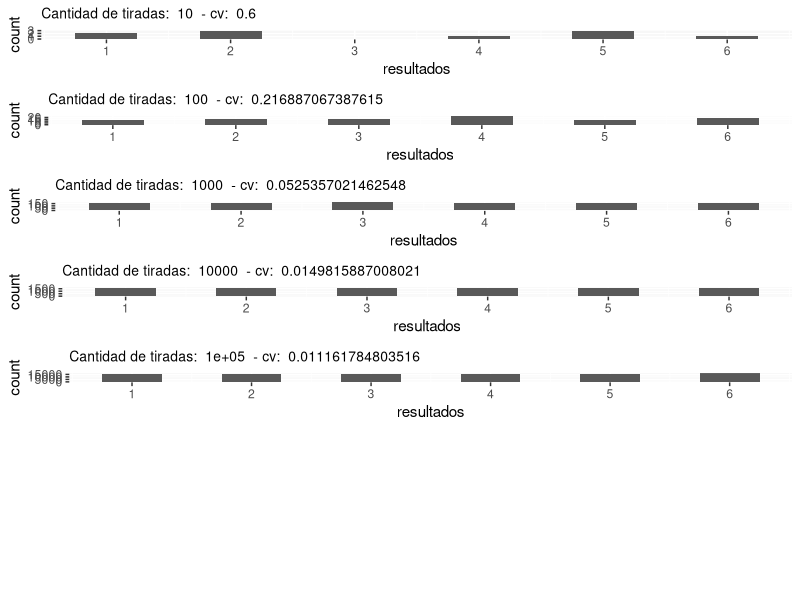
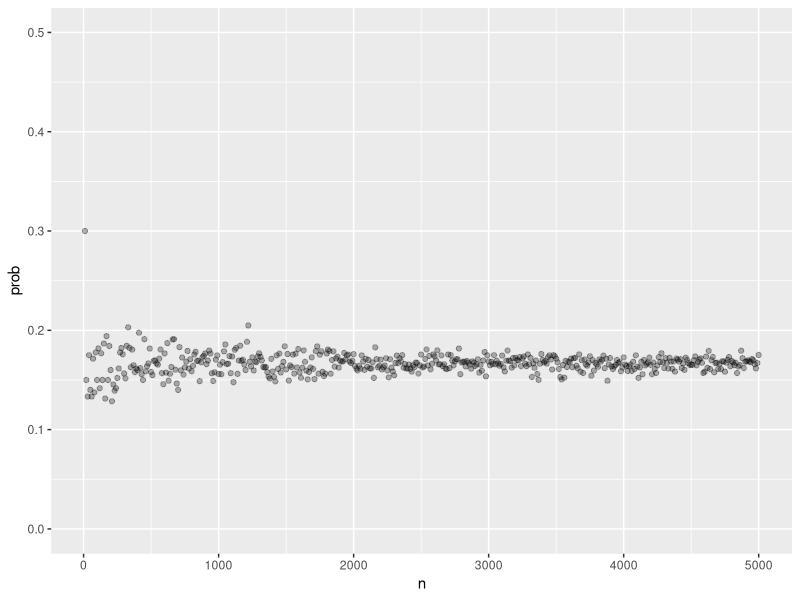
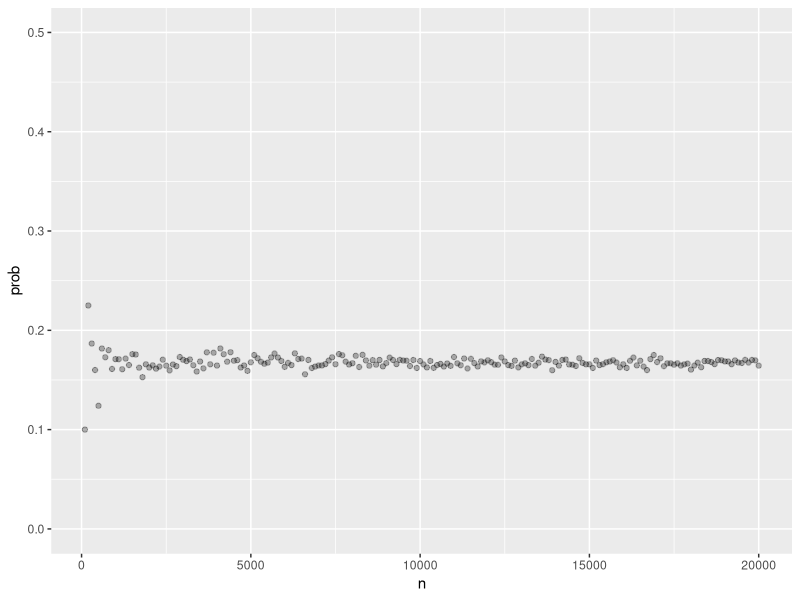
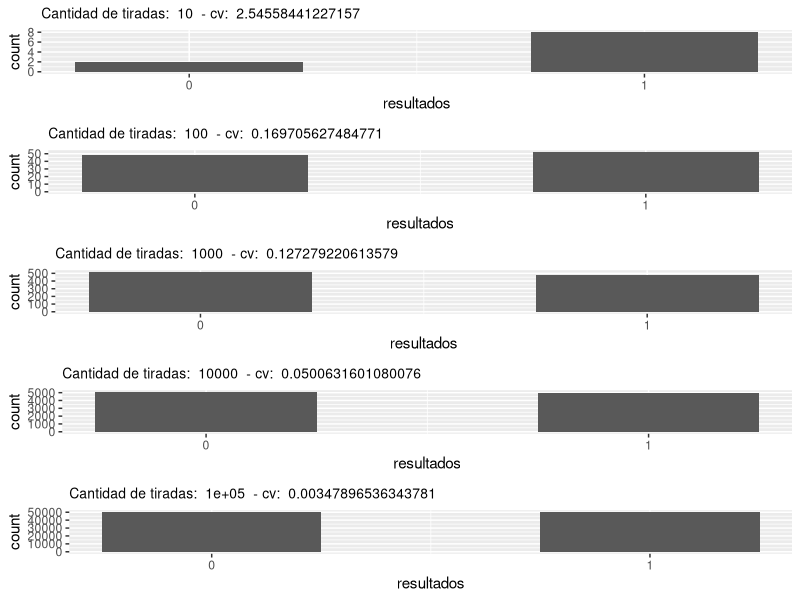
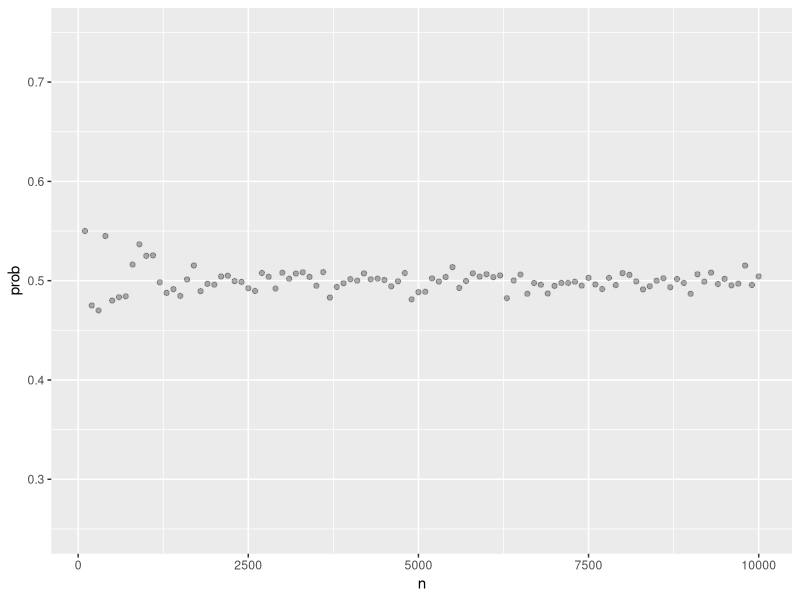

Recreate these plots in R, in order.
## ---- chunk 1
library(tidyverse)
library(ggplot2)
library(gridExtra)
## ---- chunk 2
bolitas <- rep(c("azul", "amarillo", "gris"), times = c(5, 3, 4))

# Solución utilizando simulación de montecarlo, repitiendo el evento 10,000 veces:
resultados <- replicate(10000, {
  sample(bolitas, 1, replace = TRUE)
  })

prop.table(table(resultados))
# Solución utilizando la función `mean()`:
paste("Cálculo teórico:", mean(bolitas == "azul"))
## ---- chunk 3
bolitas <- rep(c("azul", "amarillo", "gris"), times = c(5, 3, 4))

# Solución utilizando simulación de montecarlo, repitiendo el evento 10,000 veces:
resultados <- replicate(10000, {
  sample(bolitas, 1, replace = TRUE)
  })
prop.table(table(resultados))
prop.table(table(resultados))[1] + prop.table(table(resultados))[3]

paste("Cálculo teórico:", mean(bolitas != "azul"))
## ---- chunk 4
# Creamos las variables
azul <- 5
amarillo <- 3
gris <- 4

# Calculamos la probabilidad de que la primera bolita sea azul:
p1Azul <- azul / (azul + amarillo + gris)

# Calculamos la probabilidad de que la segunda sea azul:
p2Azul <- (azul - 1) / (azul - 1 + amarillo + gris)

# Calculamos el complemento porque piden que la segunda NO sea azul:
p2NoAzul <- 1 - p2Azul

# Calculamos lo que nos piden:
p1Azul * p2NoAzul
## ---- chunk 5
bolitas <- rep(c("azul", "amarillo", "gris"), times = c(5, 3, 4))
pares <- list()

resultados <- replicate(1000000, {
  pares <- append(pares,sample(bolitas, 2, replace = FALSE))
  pares
  })

mean(resultados[1,] == "azul" & resultados[2,] != "azul")
## ---- chunk 6
# Creamos las variables
azul <- 5
amarillo <- 3
gris <- 4

# Calculamos la probabilidad de que la primera bolita sea azul:
p1Azul <- azul / (azul + amarillo + gris)

# Calculamos primero la probabilidad de que la segunda sea azul:
p2Azul <- azul / (azul + amarillo + gris)

# Calculamos el complemento porque piden que la segunda NO sea azul:
p2NoAzul <- 1 - p2Azul

# Calculamos lo que nos piden:
p1Azul * p2NoAzul
## ---- chunk 7
bolitas <- rep(c("azul", "amarillo", "gris"), times = c(5, 3, 4))
pares <- list()

resultados <- replicate(10000, {
  pares <- append(pares,sample(bolitas, 2, replace = TRUE))
  pares
  })

mean(resultados[1,] == "azul" & resultados[2,] != "azul")
## ---- chunk 8
espacioMuestral <- rep(c(1, 2, 3, 4, 5, 6), times = c(1, 1, 1, 1, 1, 1))
experimentos <- 1:5
graficos <- list()
for (i in experimentos) {
  cantTiradas <- 10^i
  resultados <- replicate(cantTiradas, {
    sample(espacioMuestral, 1, replace = TRUE)
    })
  resultados <- tibble(resultados)
  cv <- sd(as.data.frame(table(resultados))$Freq)/(cantTiradas/6)
  graficos[[i]] <- ggplot(resultados, aes(resultados)) +
    geom_histogram(binwidth = 0.5 , center = 0) +
    scale_x_continuous(breaks = espacioMuestral) +
    ggtitle(paste("Cantidad de tiradas: ", cantTiradas, " - cv: ", as.character(cv))) + 
    theme(plot.title = element_text(size=10))
}
do.call("grid.arrange", c(graficos, nrow = 7)) 
## ---- chunk 9
probEventoMontecarlo <- function(espacioMuestral,evento,n) {
  resultado <- replicate(n, {
    evento == sample(espacioMuestral, 1)
    })
  mean(resultado)
}
## ---- chunk 10
repsExp <- seq(10,5000,10)
serie <- tibble(n = integer(), prob = double())
for (i in repsExp) {
  serie <- add_row(serie, n = i, prob = probEventoMontecarlo(c(1,2,3,4,5,6),1,i))
}
## ---- chunk 11
ggplot(serie, aes(x = n, y = prob)) + 
  geom_point(alpha = 0.3) +
  ylim(c(0,0.5))
## ---- chunk 12
repsExp2 <- seq(100,20000,100)
serie2 <- tibble(n = integer(), prob = double())
for (i in repsExp2) {
  serie2 <- add_row(serie2, n = i, prob = probEventoMontecarlo(c(1,2,3,4,5,6),1,i))
}
## ---- chunk 13
ggplot(serie2, aes(x = n, y = prob)) + 
  geom_point(alpha = 0.3) + 
  ylim(c(0,0.5))
## ---- chunk 14
espacioMuestral <- rep(c(0,1), times = c(1, 1))
experimentos <- 1:5
graficos <- list()
for (i in experimentos) {
  cantTiradas <- 10^i
  resultados <- replicate(cantTiradas, {
  sample(espacioMuestral, 1, replace = TRUE)
  })
  resultados <- tibble(resultados)
  cv <- sd(as.data.frame(table(resultados))$Freq)/(cantTiradas/6)
  graficos[[i]] <- ggplot(resultados, aes(resultados)) +
    geom_histogram(binwidth = 0.5 , center = 0) +
    scale_x_continuous(breaks = espacioMuestral) +
    ggtitle(paste("Cantidad de tiradas: ", cantTiradas, " - cv: ", as.character(cv))) + 
    theme(plot.title = element_text(size=10))
}
do.call("grid.arrange", c(graficos, nrow = 5)) 
## ---- chunk 15
repsExp3 <- seq(100,10000,100)
serie3 <- tibble(n = integer(), prob = double())
for (i in repsExp3) {
  serie3 <- add_row(serie3, n = i, prob = probEventoMontecarlo(c(1,2),1,i))
}
## ---- chunk 16
ggplot(serie3, aes(x = n, y = prob)) + 
  geom_point(alpha = 0.3) + 
  ylim(c(0.25,0.75))
